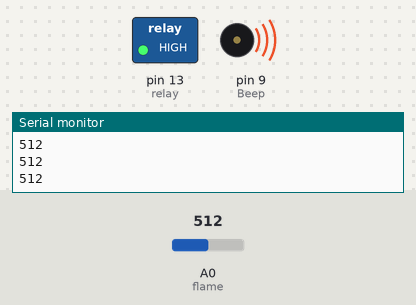
Recording of a sketch running on a simulated Arduino Uno, built with avr-gcc and run on an emulated ATmega328P. Parts: switched loads named in the sketch (green lamp = pin HIGH), buzzer (waves = sounding, pin HIGH), the last lines printed to the serial monitor. The test bench sets the inputs (shaded band); at power-on: A0 (flame) = 512.

Above: at 1.3 s.
1.4 s: A0 (flame) set to 490
At 2.6 s:
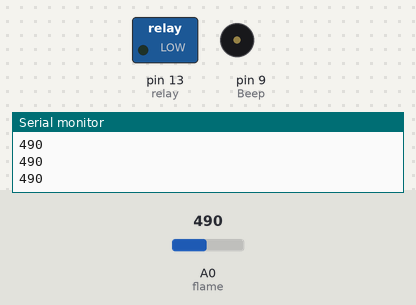
3.0 s: A0 (flame) set to 510
At 3.8 s:
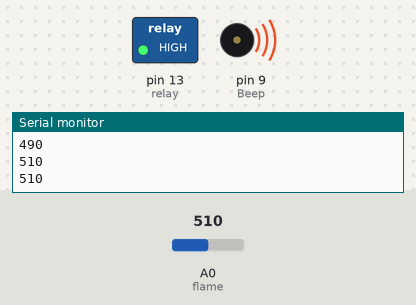
4.5 s: A0 (flame) set to 306
At 4.9 s:
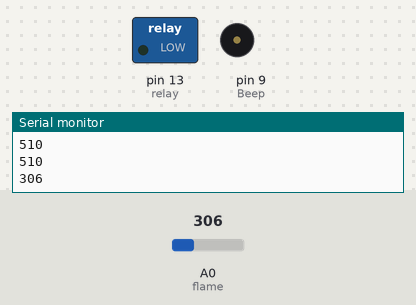
Timing chart, 0 to 7.5 s (numbered marks = the images above; inputs shaded):
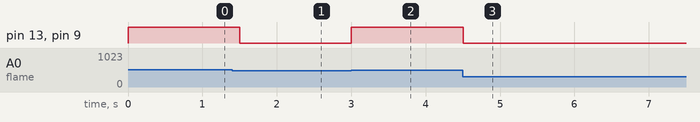

Measured:
- the behaviour switches between 500 and 499 on A0 (flame) (found by bisection; images 0 and 1)
- after the input at 1.4 s, pin 13 (relay), pin 9 (Beep): HIGH → LOW after 0.10 s
- after the input at 3.0 s, pin 13 (relay), pin 9 (Beep): LOW → HIGH at once
- after the input at 4.5 s, pin 13 (relay), pin 9 (Beep): HIGH → LOW at once

The sketch:

AutomaticFireExtinguisher.ino
```cpp
int flame=0;// select analog pin 0 for the sensor
int Beep=9;// select digital pin 9 for the buzzer
int val=0;// initialize variable
int relay= 13;
void setup()
{
pinMode(Beep,OUTPUT);// set buzzer pin as “output”
pinMode(relay,OUTPUT);// set LED pin as “output”
pinMode(flame,INPUT);// set flame pin as “input”
Serial.begin(9600);// set baud rate at “9600”
}
void loop()
{
val=analogRead(flame);// read the analog value of the sensor
Serial.println(val);// output and display the analog value
if(val>=500)// when the analog value is larger than 600, the buzzer will buzz
{
digitalWrite(Beep,HIGH);
digitalWrite(relay,HIGH);
}else
{
digitalWrite(Beep,LOW);
digitalWrite(relay,LOW);
}
delay(500);
}
```
